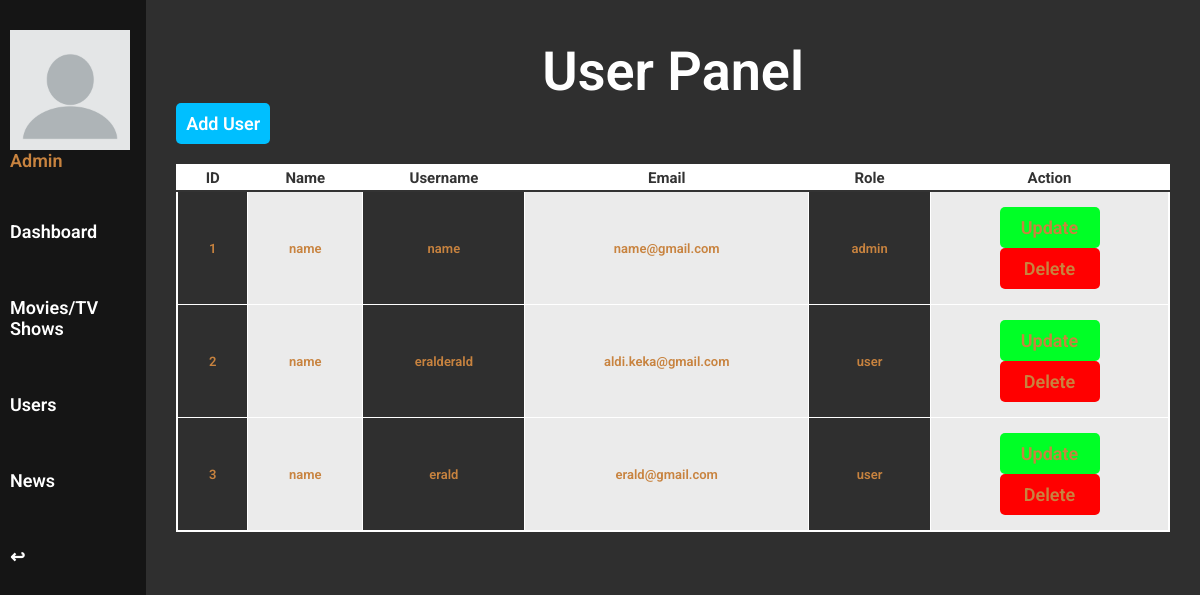
Screenshot of /src/logged-in/adminPages/users-dashboard.php (signed in) with the database file from the repository.
### tables this page shows
CREATE TABLE `user` (
  `id` int(11) NOT NULL,
  `name` varchar(255) DEFAULT NULL,
  `username` varchar(255) DEFAULT NULL,
  `email` varchar(255) DEFAULT NULL,
  `password` varchar(255) DEFAULT NULL,
  `role` varchar(50) DEFAULT 'user'
);

### phpDatabase/Database.php (called while the page is built, shortened)
<?php
class Database {
    protected $servername = "localhost";
    protected $username = "root";
    protected $password = "";
    protected $database = "imdb_database";
    protected $conn;
    public function __construct() {
        $this->conn = new mysqli($this->servername, $this->username, $this->password, $this->database);
    }
    public function getDBConnection() {
        return $this->conn;
    }
}
?>

### phpDatabase/User.php (the view, shortened to what this page needs)
<?php
class User {
    private $db;
    public function __construct($db) {
        $this->db = $db;
    }
    public function fetchUser() {
        $sql = "SELECT * from user";
        $result = $this->db->getDBConnection()->query($sql);
        if($result->num_rows > 0) {
            echo '<table class="greyGridTable">';
            echo '<thead>';
            echo '<tr>';
            echo '<th>ID</th>';
            echo '<th>Name</th>';
            echo '<th>Username</th>';
            echo '<th>Email</th>';
            echo '<th>Role</th>';
            echo '<th>Action</th>';
            echo '</tr>';
            echo '</thead>';
            echo '<tbody>';
            while($row = $result->fetch_assoc()) {
                echo '<tr>';
                echo '<td>' . $row["id"] . '</td>';
                echo '<td>' . $row["name"] . '</td>';
                echo '<td>' . $row["username"] . '</td>';
                echo '<td>' . $row["email"] . '</td>';
                echo '<td>' . $row["role"] . '</td>';
                echo '<td>';
                echo '<form method="POST" action="update-dashboard.php">';
                echo '<button type="submit" name="updateButton" id="updateButton">Update</button>';
                echo '</form>';
                echo '<form method="POST" action="\Web-Programim\src\logged-in\phpScripts\delete-user.php">';
                echo '<button type="submit" name="deleteButton" id="deleteButton">Delete</button>';
                echo '</form>';
                echo '</td>';
                echo '</tr>';
            }
            echo '</tbody>';
            echo '</table>';
        }
    }
}
?>

### src/logged-in/adminPages/global-styles.css (style rules this page uses)
:root { --primary: #111111; --secondary: #171A23; --actionColors: #A98F76; }
* { font-size: large; font-weight: 600; color: #c8833f; margin: 0; padding: 0; box-sizing: border-box; font-family: 'Roboto', 'Times New Roman', Times, serif; }

### src/logged-in/adminPages/user-dashboard-styles.css (style rules this page uses)
:root { --primary: #111111; --secondary: #171A23; --actionColors: #A98F76; }
* { margin: 0; padding: 0; box-sizing: border-box; font-family: 'Roboto', 'Times New Roman', Times, serif; }
.mainContainer .right-panel .tableContainer #updateButton { text-decoration: none; border-radius: 5px; background-color: #00ff26; padding: 10px; width: 100px; border: none; cursor: pointer; font-weight: 600; }
.mainContainer .right-panel .tableContainer #deleteButton { text-decoration: none; border-radius: 5px; background-color: #ff0000; padding: 10px; width: 100px; border: none; cursor: pointer; font-weight: 600; }
table.greyGridTable { border: 2px solid #FFFFFF; width: 100%; text-align: center; border-collapse: collapse; margin-top: 30px; }
table.greyGridTable td, table.greyGridTable th { border: 1px solid #FFFFFF; padding: 3px 4px; }
table.greyGridTable tbody td { font-size: 13px; padding: 15px; }
table.greyGridTable td:nth-child(even) { background: #EBEBEB; }
table.greyGridTable thead { background: #FFFFFF; border-bottom: 2px solid #333333; }
table.greyGridTable thead th { font-size: 15px; font-weight: bold; color: #333333; text-align: center; }
table.greyGridTable thead th:first-child { border-left: none; }

### rows the page displays
user: id "1", name "name", username "name", email "name@gmail.com", role "admin"
user: id "2", name "name", username "eralderald", email "aldi.keka@gmail.com", role "user"
user: id "3", name "name", username "erald", email "erald@gmail.com", role "user"
